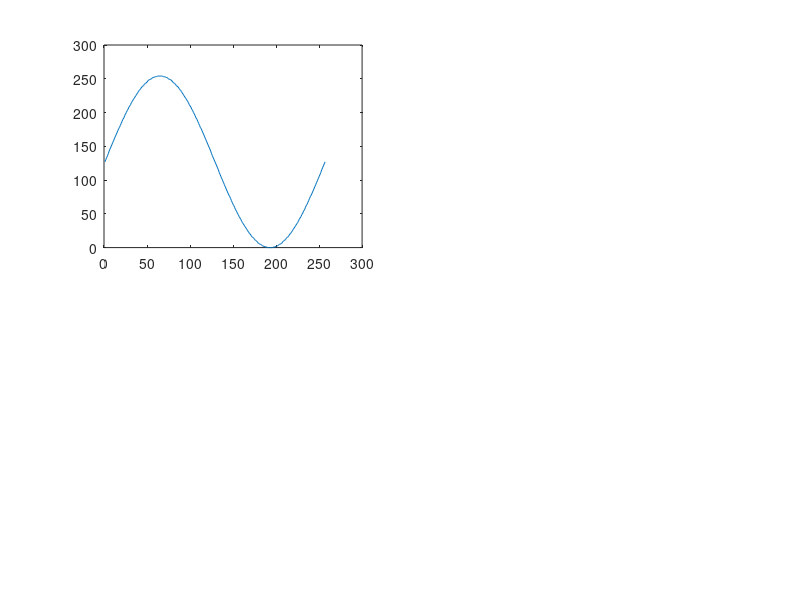

The MATLAB source for this figure: (Note: this script raises an error after producing the figure.)
%{ %%%%%%%%%%%%%%%%%%%%%%%%%%%%%%%%%%%%%%%%%%
% Kevin Box
% kbox@hmc.edu
% Dec 7 2023
% Wavetable Generation
%} %%%%%%%%%%%%%%%%%%%%%%%%%%%%%%%%%%%%%%%%%%



%% phase accumulator calculator

notes4 = [10 50 261.63 277.18 293.66 311.13 329.63 349.23 369.99 392 415.30 440 466.16 493.88 1000];
fclk = 4000000; %16m? no 24 M tuned with 4M not sure why
indexes = 256;
indexVal = 16777216; % 0x01000000
k = indexVal*indexes; %256*0x01000000 for that value

addVal = (k.*notes4)./fclk; % calculate the value to add in phase accum

roundedAddVal = round(addVal); %round

%compute errors 
factual = (roundedAddVal.*fclk)./k;
fnoRound = (addVal.*fclk)./k;
error = 100*((notes4-factual)./notes4);
errorNoRound = 100*((notes4-fnoRound)./notes4);

% frequency of a given add value
factualHigh = ((53248)*fclk)/k;


%% wave table gen 
clear
t = 0:0.00390625:1; % 1 period of wave

%sin wave
waveTableSin = uint8(127*sin(2*pi*t) + 127);
subplot(2, 2, 1)
plot(waveTableSin)
columnSin = waveTableSin';
writeData = dec2hex(columnSin(1:256));
writematrix(writeData,'waveSin8.txt', 'Delimiter', 'space');

%sawtooth
waveTableSaw = uint8(127*sawtooth(2*pi*t) + 127);
subplot(2, 2, 2)
plot(waveTableSaw)
columnSaw= waveTableSaw';
writeData = dec2hex(columnSaw(1:256));
writematrix(writeData,'waveSaw8.txt', 'Delimiter', 'space');

% Triangle
waveTableTri = uint8(127*sawtooth(2*pi*t, .5) + 127);
subplot(2, 2, 3)
plot(waveTableTri)
columnTri= waveTableTri';
writeData = dec2hex(columnTri(1:256));
writematrix(writeData,'waveTri8.txt', 'Delimiter', 'space');

%square maybe want square wave different so can change duty cycle
waveTableSqr = uint8(127*square(2*pi*t) + 127);
subplot(2, 2, 4)
plot(waveTableSqr)
columnSqr= waveTableSqr';
writeData = dec2hex(columnSqr(1:256));
writematrix(writeData,'waveSqr8.txt', 'Delimiter', 'space');

%% Frequency Modulation Modeling (must run wave table gen first)
%clear
% this section has outdated vals due to new fclk

modulationPhase = 0:53687:4294967295; %50 hz modulation
carrierPhase = 0:280923:4294967295; %261.63 hz carrier frequency
totalTime = 3200000; % total samples/clocks % i is a clock cycle basically 
time = (0:1/4000000:0.1-1/4000000)*1000; %time in ms

%Generate modulation and carrier (for plotting) waveform 
modAccum(1) = 0;
carAccumPlt(1) = 0;
for i = 2:totalTime %this for loop calculates the accumulator value at every time step
    modAccum(i) = mod((modAccum(i-1)+6711), 4294967295); %50 hz modulation
    carAccumPlt(i) = mod((carAccumPlt(i-1) + 35115), 4294967295); %200 hz carrier 
end

%calculate wave table index, top 8 bits of phaseAccum (add 1 because matlab
%indexes at 1 
indexMod = bitshift(modAccum, -24)+1;
indexCarPlt = bitshift(carAccumPlt, -24)+1;

for i = 1:totalTime %use wavetable to find values of curve
    valsMod(i) = waveTableSin(indexMod(i));
    valsCarPlt(i) = waveTableSin(indexCarPlt(i));
end

% Generate Modulated Waveform 
%y = sin(2pi*fc*t + Bsin(2pi*fm*t))
beta=300;
signalAccum(1) = double(valsMod(1));
for i = 2:totalTime
    signalAccum(i) = mod((signalAccum(i-1)+35115+(beta*double(valsMod(i)))),  4294967295); % can use MAC for this operation?
end
indexSig = bitshift(signalAccum, -24)+1;

%use wavetable to find values of curve
for i = 1:totalTime
    valsSig(i) = waveTableSin(indexSig(i));
end

%% plot generated FM
time = (0:1/4000000:0.1-1/4000000)*1000; %time in ms
plot(time, valsSig, 'LineWidth', 2)
hold on
plot(time, valsMod)
plot(time, valsCarPlt)
title("FM modulated signal generated by Phase Accumulation")
ylim([-10 260])
legend("Generated Signal", "Modulation Wave (50 Hz)", "Carrier Wave (c4 @ 261.63 Hz)")
ylabel("8bit Voltage for DAC")
xlabel("time (ms)")


%% simulation plotter
% place output vol .txt from top_tb into directory, 
% this plots waveform that model sim generates 

a = readmatrix("output_vol.txt", 'OutputType','char');
text = a(2:end);
data = hex2dec(text);
plot(data);



%% Unused or deprecated things
%{
clear
sysClock = 10000;
sampFreq = sysClock;

dictNotes4 = dictionary('c4', 261.63, 'cS4', 277.18, 'd4', 293.66, ...
                    'dS4', 311.13, 'e4', 329.63, 'f4', 349.23, 'fS4', 369.99, ...
                    'g4', 392, 'gS4', 415.30, 'a4', 440, 'aS4', 466.16, 'b4', 493.88);

notes4 = [261.63 277.18 293.66 311.13 329.63 349.23 369.99 392 415.30 440 466.16 493.88];

t = 0:1/sampFreq:0.2; % times to sample at more than one full period for any note in 4th? key

for x = 1:length(notes4) 
    table(x, :) = uint8(127*sin(2*pi*notes4(x)*t) + 127);
end 

loopLocsc4 = find(table(1, :)==127);
loopLocscS4 = find(table(2, :)==127);
loopLocsd4 = find(table(3, :)==127);
loopLocsdS4 = find(table(4, :)==127);
loopLocse4 = find(table(5, :)==127);
loopLocsf4 = find(table(6, :)==127);
loopLocsfS4 = find(table(7, :)==127);
loopLocsg4 = find(table(8, :)==127);
loopLocsgS4 = find(table(9, :)==127);
loopLocsa4 = find(table(10, :)==127);
loopLocsaS4 = find(table(11, :)==127);
loopLocsb4 = find(table(12, :)==127);

finalList = cat(2, table(1, 1:344), table(2, 1:469), table(3, 1:647), ...
             table(4, 1:225), ...
             table(5, 1:613), ...
             table(6, 1:1174), ...
             table(7, 1:500), ...
             table(8, 1:1250), ...
             table(9, 1:915), ...
             table(10, 1:125), ...
             table(11, 1:665), ...
             table(12, 1:81) ...
             );

bad FM stuff
%% Phase accumulator modeling
modulationAccumulator = 0;
actualAccumulator = 0;
accumulator = 0;
% clocking every clock cycle things happen
for clk = 1:1600000
    modulationAccumulator(clk) = uint32(modulationAccumulator + 134218);
    actualAccumulator(clk) = uint32(actualAccumulator + 35115);
    accumulator(clk) = uint8(actualAccumulator(clk) + modulationAccumulator(clk));
    phaseIndex = bitshift(accumulator, -24)+1;
    finalVals(clk) = table(phaseIndex);
end


%% ADS simulation

% 0-63 63 ~ 1 second num clocks close to 1 second
% A is num clocks between change 
% A * 2^preshift * 1/step * clk period = total time
% start with preshift = 0;
A = 30; 
step = 0.01;
D = 15;
S = 60;
SActual = bitshift(S, -3);
time = 100000;

impulse = uint16(zeros(time, 1) + 4095);
% upper 4 bits ignore double shift at end...

t = 0:1/time:1-1/time;

mulVal = 0;

totalAttack = 30*(1/step);

for i = 1:time
    if (i < 3000)
    if (mod(i, A) == 0) 
        mulVal = mulVal + step;
    end
    end
    final(i) = impulse(i) * mulVal;
end

final12bit = bitshift(bitshift(final, 4), -4);
plot(final12bit)

% A and D describe time between shifts, S determines the number of shifts
% that happen during decay

%% 12 bits for 12 bit spi dac not needed if using FIR through MAC 
%


clear
t = 0:0.00024414062:1;
table = uint16(2047*sin(2*pi*t) + 2047);
column = table';
plot(table)
writeData = dec2hex(column(1:4096));
writematrix(writeData,'wave12.txt', 'Delimiter', 'space');

%% phase accumulator calculator 12 bit

notes4 = [30 50 261.63 277.18 293.66 311.13 329.63 349.23 369.99 392 415.30 440 466.16 493.88];
fclk = 12000000; %16m?
indexes = 4096;
indexVal = 16777216; % 0x01000000
k = indexVal*indexes; %4096*0x01000000 for that value

addVal = (k.*notes4)./fclk;

roundedAddVal = round(addVal);

factual = (roundedAddVal.*fclk)./k;
fnoRound = (addVal.*fclk)./k;

error = 100*((notes4-factual)./notes4);
errorNoRound = 100*((notes4-fnoRound)./notes4);

factualLow = round((200000*fclk)/k);


%}
